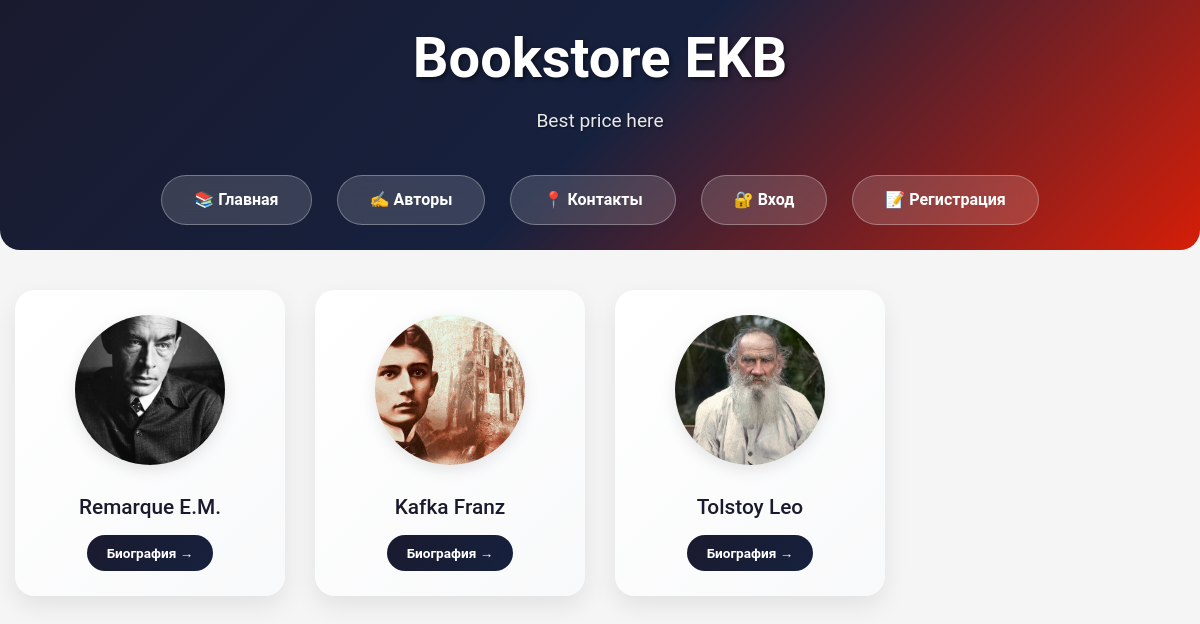
The app's page /authors with its own data.
### db_setup.py (models this page shows)
class Author(Base, SerializerMixin):
    __tablename__ = 'authors'
    id = Column(Integer, primary_key=True)
    name = Column(String(100), nullable=False)
    photo = Column(String(100), nullable=False)
    wiki = Column(String(100), nullable=False)

### app.py (the view)
@app.route('/authors')
@with_session
def get_authors(db):
    authors = db.query(Author).distinct(Author.name).all()
    return render_template('authors.html', authors=authors)

### app.py (called while the page is built)
@contextmanager
def get_db():
    db = SessionLocal()
    try:
        yield db
    finally:
        db.close()

def with_session(func):
    @wraps(func)
    def wrapper(*args, **kwargs):
        with get_db() as db:
            return func(db, *args, **kwargs)
    return wrapper

### templates/authors.html
{% extends "base.html" %}
{% block content %}
<div class="authors-grid">
    {% for item in authors %}
    <div class="author-card">
        <a href="{{ url_for('authors_wiki', author_id=item['id']) }}">
            <img src='{{item["photo"]}}' alt="{{item['name']}}">
        </a>
        <h2>
            <a href="{{ url_for('authors_wiki', author_id=item['id']) }}">{{item["name"]}}</a>
        </h2>
        <a href="{{ url_for('authors_wiki', author_id=item['id']) }}" class="btn-author">
            Биография →
        </a>
    </div>
    {% endfor %}
</div>
{% endblock %}

### static/css/custom.css (style rules this page uses)
* { margin: 0; padding: 0; box-sizing: border-box; }
html, body { height: 100%; width: 100%; font-family: 'Roboto', sans-serif; background-color: #f5f5f5; color: #333; }
a { color: #424242; text-decoration: none; transition: color 0.3s ease; }
.authors-grid { display: grid; grid-template-columns: repeat(auto-fill, minmax(250px, 1fr)); gap: 30px; margin-top: 30px; }
.author-card { background: linear-gradient(135deg, #ffffff 0%, #f8f9fa 100%); border-radius: 20px; padding: 25px; text-align: center; transition: all 0.3s ease; box-shadow: 0 10px 25px rgba(0,0,0,0.08); }
.author-card img { width: 150px; height: 150px; object-fit: cover; border-radius: 50%; box-shadow: 0 5px 15px rgba(0,0,0,0.1); margin-bottom: 15px; }
.author-card h2 { font-size: 1.3rem; margin: 15px 0; }
.author-card h2 a { color: #1a1a2e; transition: color 0.3s ease; }
.btn-author { display: inline-block; background: linear-gradient(135deg, #1a1a2e 0%, #16213e 100%); color: white; padding: 8px 20px; border-radius: 50px; font-size: 0.85rem; font-weight: 600; transition: all 0.3s ease; text-decoration: none; }

### records on screen
Author: photo (picture), name "Remarque E.M."
Author: photo (picture), name "Kafka Franz"
Author: photo (picture), name "Tolstoy Leo"
